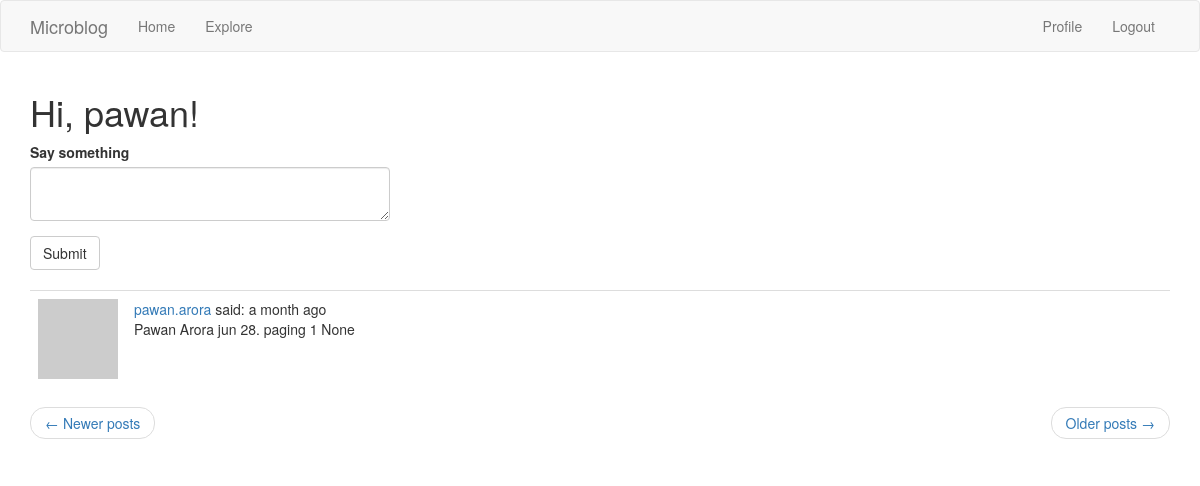
Screenshot of /index?page=3 (signed in) with the database file from the repository.
### app/models.py (models this page shows, shortened)
class User(UserMixin, db.Model):
    id = db.Column(db.Integer, primary_key=True)
    username = db.Column(db.String(64), index=True, unique=True)
    email = db.Column(db.String(120), index=True, unique=True)
    password_hash = db.Column(db.String(128))
    about_me = db.Column(db.String(140))
    last_seen = db.Column(db.DateTime, default=datetime.utcnow)
    posts = db.relationship('Post', backref='author', lazy='dynamic')
    def avatar(self, size):
        digest = md5(self.email.lower().encode('utf-8')).hexdigest()
        return 'https://www.gravatar.com/avatar/{}?d=identicon&s={}'.format(digest, size)
    followed = db.relationship(
        'User', secondary=followers,
        primaryjoin=(followers.c.follower_id == id),
        secondaryjoin=(followers.c.followed_id == id),
        backref=db.backref('followers', lazy='dynamic'), lazy='dynamic')
    def followed_posts(self):
        followed = Post.query.join(
            followers, (followers.c.followed_id == Post.user_id)).filter(
                followers.c.follower_id == self.id)
        own = Post.query.filter_by(user_id=self.id)
        return followed.union(own).order_by(Post.timestamp.desc())

class Post(db.Model):
    __tablename__ = 'posts'
    id = db.Column(db.Integer, primary_key=True)
    body = db.Column(db.String(140))
    timestamp = db.Column(db.DateTime, index=True, default=datetime.utcnow)
    user_id = db.Column(db.Integer, db.ForeignKey('user.id'))
    language = db.Column(db.String(5))

### app/routes.py (the view, shortened to what this page needs)
@application.route('/', methods=['GET', 'POST'])
@application.route('/index', methods=['GET', 'POST'])
@login_required
def index():
    user = User.query.filter_by(username=current_user.username).first_or_404()
    form = PostForm()
    page = request.args.get('page', 1, type=int)
    posts = current_user.followed_posts().paginate(
        page, application.config['POSTS_PER_PAGE'], False)
    next_url = url_for(
        'index', page=posts.next_num) if posts.has_next else None
    prev_url = url_for(
        'index', page=posts.prev_num) if posts.has_prev else None
    return render_template('index.html', title='Home', posts=posts.items,
                           form=form, next_url=next_url, prev_url=prev_url)

### app/forms.py
class PostForm(FlaskForm):
    post = TextAreaField('Say something', validators=[
                         DataRequired(), Length(min=1, max=140)])
    submit = SubmitField('Submit')

### app/models.py (called while the page is built)
@login.user_loader
def load_user(id):
    return User.query.get(int(id))

### app/routes.py (called while the page is built)
@application.before_request
def before_request():
    if current_user.is_authenticated:
        current_user.last_seen = datetime.utcnow()
        db.session.commit()

### app/templates/index.html
{% extends "base.html" %} {% import 'bootstrap/wtf.html' as wtf %} {% block
app_content %}
<h1>Hi, {{ current_user.username }}!</h1>
{% if form %}
<div class="row">
  <div class="col-md-4">
    {{ wtf.quick_form(form) }}
  </div>
</div>
{% endif %} <br />
{% include '_post.html' %} {% endblock %}

### app/templates/_post.html (shortened to what this page needs)
{% for post in posts %}
<table class="table table-hover">
  <tr>
    <td width="70px">
      <a href="{{ url_for('user',username=post.author.username)}}">
        <img src="{{ post.author.avatar(36) }}" />
      </a>
    </td>
    <td>
      <a href="{{ url_for('user', username=post.author.username) }}">
        {{ post.author.username }}
      </a>
      said: {{ moment(post.timestamp).fromNow() }}
      <br />
      {{ post.body }} {{ post.language }}
    </td>
  </tr>
</table>
{% endfor %}
<nav aria-label="...">
  <ul class="pager">
    <li class="previous{% if not prev_url %} disabled{% endif %}">
      <a href="{{ prev_url or '#' }}">
        <span aria-hidden="true">&larr;</span> Newer posts
      </a>
    </li>
    <li class="next{% if not next_url %} disabled{% endif %}">
      <a href="{{ next_url or '#' }}">
        Older posts <span aria-hidden="true">&rarr;</span>
      </a>
    </li>
  </ul>
</nav>

### rows the page displays
User: username "pawan"
Post: author.username "pawan.arora", timestamp "a month ago", body "Pawan Arora jun 28. paging 1", language "None"
